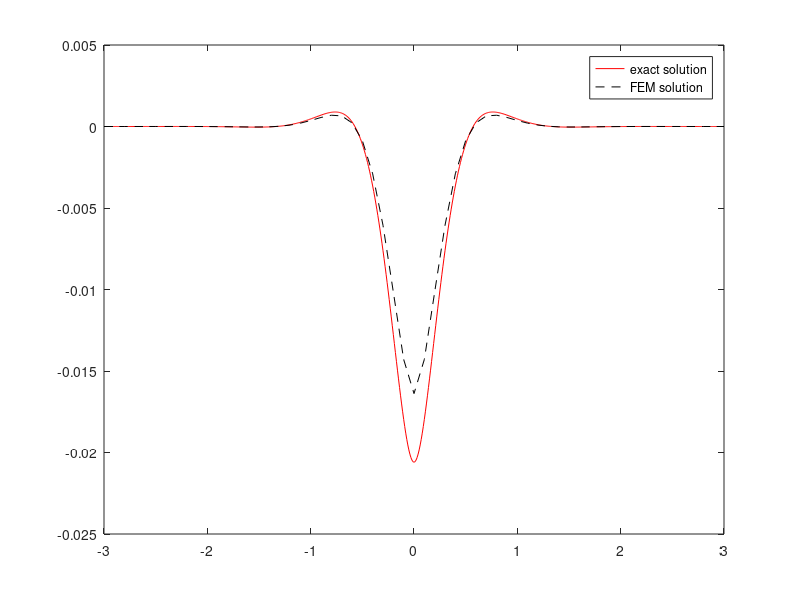
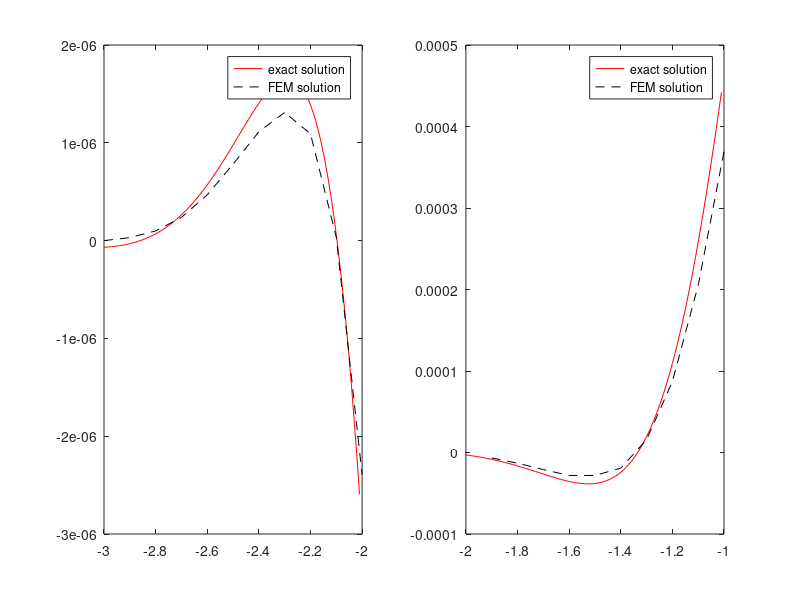

Reproduce these figures in MATLAB, in order.
function draw_frustum
% define the parameters
P = 1000;
a = 1;
h = 0.1;
E = 1e6;
nu = 0.2;
b = (3*(1-nu*nu)/h/a/h/a)^0.25;
D = E * h * h * h / 12 / (1-nu*nu);

% calculate the exact solution
w = @(x)(-exp(-b.*abs(x))./(2*b*b*b*D).* (P/4) .* (cos(b.*abs(x)) + sin(b.*abs(x))));
x_exact = -3:0.01:3;
w_exact = w(x_exact);

% input the FEM solution
x_FEM = -3:0.1:3;
w_FEM = 10*[0.00000e+00 3.05289e-09 9.85813e-09 2.37457e-08 ...
    4.67763e-08 7.81023e-08 1.11329e-07 1.31027e-07 ...
    1.09189e-07 3.48949e-09 -2.39402e-07 -6.70639e-07 ...
    -1.31025e-06 -2.09704e-06 -2.81608e-06 -2.81608e-06 ...
    -1.91485e-06 1.56829e-06 8.70602e-06 2.05175e-05 ...
    3.69309e-05 5.54230e-05 6.91758e-05 6.50732e-05 ...
    2.23630e-05 -8.64803e-05 -2.90316e-04 -6.06251e-04 ...
    -1.01583e-03 -1.42896e-03 -1.63844e-03 -1.42896e-03 ...
    -1.01583e-03 -6.06251e-04 -2.90316e-04 -8.64803e-05 ...
    2.23630e-05 6.50732e-05 6.91758e-05 5.54230e-05 ...
    3.69309e-05 2.05175e-05 8.70602e-06 1.56829e-06 ...
    -1.91485e-06 -3.01203e-06 -2.81608e-06 -2.09704e-06 ...
    -1.31025e-06 -6.70639e-07 -2.39402e-07 3.48949e-09 ...
    1.09189e-07 1.31027e-07 1.11329e-07 7.81023e-08 ...
    4.67763e-08 2.37457e-08 9.85813e-09 3.05289e-09 ...
    0.00000e+00];

% plot
figure(1)
plot(x_exact,w_exact,'r-',x_FEM,w_FEM,'k--');
legend('exact solution','FEM solution');

figure(2)
subplot(1,2,1)
plot(x_exact(1:100),w_exact(1:100),'r-',x_FEM(1:11),w_FEM(1:11),'k--');
legend('exact solution','FEM solution');
subplot(1,2,2)
plot(x_exact(101:200),w_exact(101:200),'r-',x_FEM(12:21),w_FEM(12:21),'k--');
legend('exact solution','FEM solution');

end